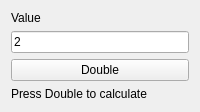
<?xml version="1.0" encoding="UTF-8"?>
<ui version="4.0"><class>ExampleMath</class><widget class="QWidget" name="MathTool"><layout class="QVBoxLayout" name="layout"><item><widget class="QLabel" name="valueLabel"><property name="text"><string>Value</string></property></widget></item><item><widget class="QLineEdit" name="valueInput"><property name="text"><string>2</string></property></widget></item><item><widget class="QPushButton" name="runButton"><property name="text"><string>Double</string></property></widget></item><item><widget class="QLabel" name="resultLabel"><property name="text"><string>Press Double to calculate</string></property></widget></item></layout></widget><resources/><connections/></ui>
